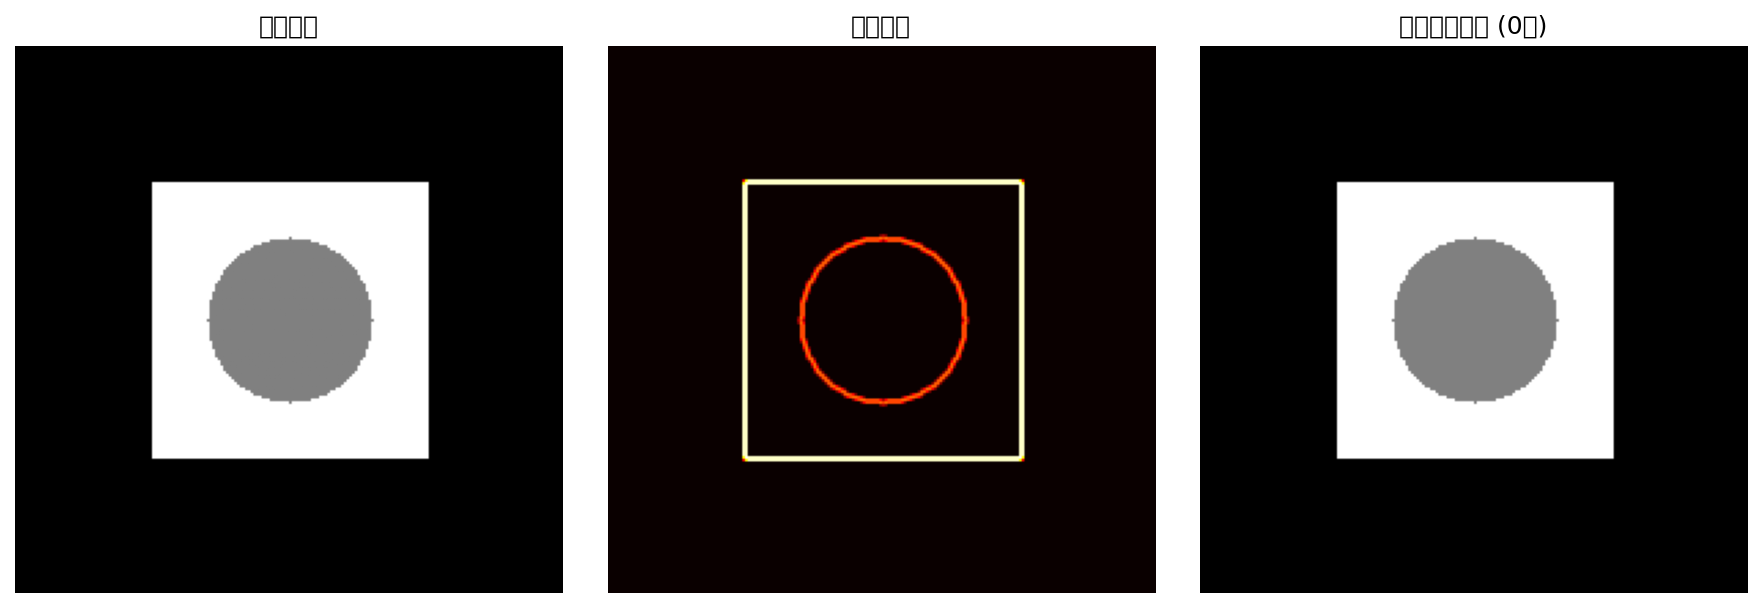

Here is the Python script that generated this plot:
"""
HOG特征角点检测实现
Histogram of Oriented Gradients (HOG) 用于角点检测
"""

import cv2
import numpy as np
import matplotlib.pyplot as plt
from scipy import ndimage

class HOGCornerDetector:
    def __init__(self, cell_size=8, block_size=2, nbins=9):
        """
        初始化HOG角点检测器
        
        参数:
            cell_size: 单元格大小（像素）
            block_size: 块大小（单元格数）
            nbins: 方向直方图的bin数量
        """
        self.cell_size = cell_size
        self.block_size = block_size
        self.nbins = nbins
        
    def compute_gradients(self, image):
        """计算图像的梯度"""
        if len(image.shape) == 3:
            gray = cv2.cvtColor(image, cv2.COLOR_BGR2GRAY)
        else:
            gray = image
            
        # 使用Sobel算子计算梯度
        gx = cv2.Sobel(gray, cv2.CV_64F, 1, 0, ksize=3)
        gy = cv2.Sobel(gray, cv2.CV_64F, 0, 1, ksize=3)
        
        # 计算梯度幅值和方向
        magnitude = np.sqrt(gx**2 + gy**2)
        angle = np.arctan2(gy, gx) * 180 / np.pi
        angle[angle < 0] += 180  # 转换为0-180度
        
        return magnitude, angle
    
    def compute_hog_features(self, magnitude, angle):
        """计算HOG特征"""
        h, w = magnitude.shape
        
        # 计算单元格数量
        cell_h = h // self.cell_size
        cell_w = w // self.cell_size
        
        # 初始化HOG特征矩阵
        hog_features = np.zeros((cell_h, cell_w, self.nbins))
        
        # 为每个单元格计算方向直方图
        for i in range(cell_h):
            for j in range(cell_w):
                # 提取单元格区域
                cell_mag = magnitude[i*self.cell_size:(i+1)*self.cell_size,
                                    j*self.cell_size:(j+1)*self.cell_size]
                cell_angle = angle[i*self.cell_size:(i+1)*self.cell_size,
                                  j*self.cell_size:(j+1)*self.cell_size]
                
                # 计算方向直方图
                hist, _ = np.histogram(cell_angle, bins=self.nbins, 
                                      range=(0, 180), weights=cell_mag)
                hog_features[i, j] = hist
        
        # 块归一化
        normalized_features = []
        for i in range(cell_h - self.block_size + 1):
            for j in range(cell_w - self.block_size + 1):
                # 提取块
                block = hog_features[i:i+self.block_size, j:j+self.block_size]
                block_flat = block.flatten()
                
                # L2归一化
                norm = np.linalg.norm(block_flat)
                if norm > 0:
                    block_flat = block_flat / norm
                
                normalized_features.append(block_flat)
        
        return np.concatenate(normalized_features)
    
    def detect_corners(self, image, threshold=0.1):
        """
        使用HOG特征检测角点
        
        参数:
            image: 输入图像
            threshold: 角点响应阈值
            
        返回:
            corners: 检测到的角点坐标列表
        """
        if len(image.shape) == 3:
            gray = cv2.cvtColor(image, cv2.COLOR_BGR2GRAY)
        else:
            gray = image
            
        # 计算梯度
        magnitude, angle = self.compute_gradients(gray)
        
        # 计算角点响应
        h, w = gray.shape
        response = np.zeros((h, w))
        
        # 使用梯度幅值的变化作为角点响应
        gx = cv2.Sobel(gray, cv2.CV_64F, 1, 0, ksize=3)
        gy = cv2.Sobel(gray, cv2.CV_64F, 0, 1, ksize=3)
        
        # 计算Hessian矩阵的特征值
        gxx = gx * gx
        gxy = gx * gy
        gyy = gy * gy
        
        # 使用Harris角点检测的变体
        k = 0.04
        det = gxx * gyy - gxy**2
        trace = gxx + gyy
        response = det - k * trace**2
        
        # 非极大值抑制
        corners = []
        for i in range(1, h-1):
            for j in range(1, w-1):
                if response[i, j] > threshold * response.max():
                    # 检查是否为局部极大值
                    if (response[i, j] >= response[i-1:i+2, j-1:j+2]).all():
                        corners.append((j, i, response[i, j]))
        
        # 按响应强度排序
        corners.sort(key=lambda x: x[2], reverse=True)
        
        return [(x, y) for x, y, _ in corners]
    
    def visualize_corners(self, image, corners, max_corners=100):
        """可视化检测到的角点"""
        if len(image.shape) == 2:
            vis_image = cv2.cvtColor(image, cv2.COLOR_GRAY2BGR)
        else:
            vis_image = image.copy()
        
        # 绘制角点
        for i, (x, y) in enumerate(corners[:max_corners]):
            cv2.circle(vis_image, (int(x), int(y)), 3, (0, 0, 255), -1)
            cv2.circle(vis_image, (int(x), int(y)), 5, (0, 255, 0), 1)
        
        return vis_image

def main():
    """主函数：测试HOG角点检测"""
    # 创建测试图像
    test_image = np.zeros((200, 200), dtype=np.uint8)
    cv2.rectangle(test_image, (50, 50), (150, 150), 255, -1)
    cv2.circle(test_image, (100, 100), 30, 128, -1)
    
    # 创建检测器
    detector = HOGCornerDetector(cell_size=8, block_size=2, nbins=9)
    
    # 检测角点
    corners = detector.detect_corners(test_image, threshold=0.01)
    
    # 可视化结果
    result = detector.visualize_corners(test_image, corners)
    
    # 显示结果
    plt.figure(figsize=(12, 4))
    
    plt.subplot(131)
    plt.imshow(test_image, cmap='gray')
    plt.title('原始图像')
    plt.axis('off')
    
    # 计算并显示梯度
    magnitude, angle = detector.compute_gradients(test_image)
    plt.subplot(132)
    plt.imshow(magnitude, cmap='hot')
    plt.title('梯度幅值')
    plt.axis('off')
    
    plt.subplot(133)
    plt.imshow(result)
    plt.title(f'检测到的角点 ({len(corners)}个)')
    plt.axis('off')
    
    plt.tight_layout()
    plt.savefig('results/hog_corner_detection.png', dpi=150, bbox_inches='tight')
    plt.show()
    
    print(f"检测到 {len(corners)} 个角点")
    print("前10个角点坐标:")
    for i, (x, y) in enumerate(corners[:10]):
        print(f"  角点 {i+1}: ({x:.1f}, {y:.1f})")

if __name__ == "__main__":
    main()
